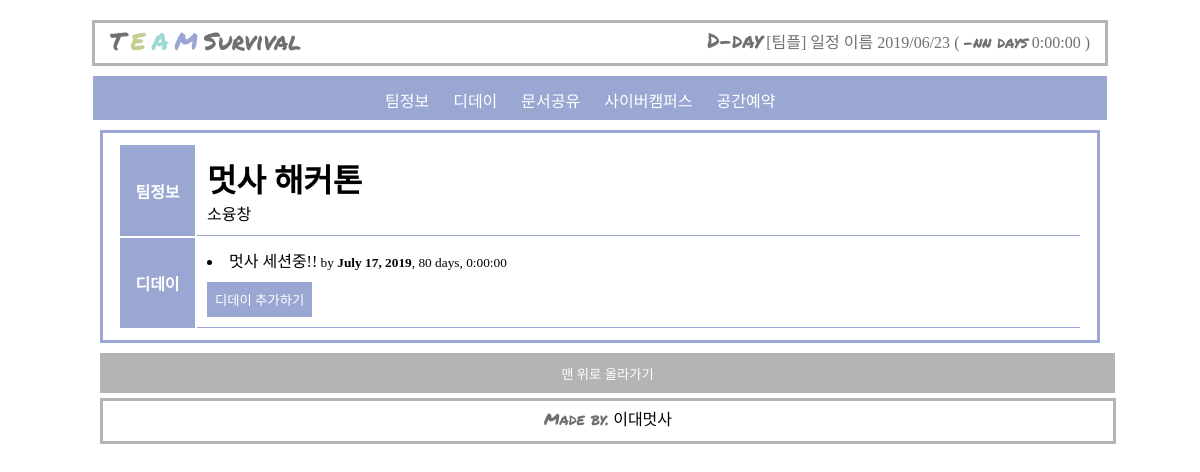
Page /team/4 on the committed database.
### blog/models.py (models this page shows, shortened)
class Team(models.Model):
    user = models.ForeignKey(Myuser, related_name='my_user', on_delete=models.CASCADE, default=1)
    t_name = models.CharField(max_length=100, default='')
    t_class = models.CharField(max_length=100)

class Dday(models.Model):
    team = models.ForeignKey(Team, related_name='my_team', on_delete=models.CASCADE)
    title = models.CharField(max_length=10)
    date = models.DateField()
    def delta(self):
        delta=datetime.now().date()- self.date
        return delta

### blog/views.py (the view)
# urls.py: path('team/<int:team_id>', blog.views.team, name="team"),
def team(request, team_id):
    team_detail = get_object_or_404(Team, pk= team_id)
    return render(request, 'team.html', {'team': team_detail})

### blog/templates/team.html (shortened to what this page needs)
{% extends 'nav.html'%}
{% load staticfiles %}
{% block contents %}
<div class="team_nav">
    <ul>
      <a href="#팀정보"><li>팀정보</li></a>
      <a href="#디데이"><li>디데이</li></a>
      <a href="http://docs.google.com"><li>문서공유</li></a>
      <a href="http://cyber.ewha.ac.kr" ><li>사이버캠퍼스</li></a>
      <a href="http://eureka.ewha.ac.kr/eureka/my/main.do?LANG_CD=KO"><li>공간예약</li></a>
    </ul>
  </div>
<div class="container">
  <table class="team_table">
    <tr>
      <th id="팀정보">팀정보</th>
      <td>
        <h1>{{ team.t_name }}</h1>
        <p>{{ team.t_class }}</p>
      </td>
    </tr>
    <tr>
      <th id="디데이">디데이</th>
      <td>
        {% for dday in team.my_team.all %}
              <div class="d_day">
              <li>
                  {{ dday.title }}<small> by <strong>   {{ dday.date }}</strong>,  {{ dday.delta }}</small>
              </li>
              </div>
              {% empty %}
                <p>아직 디데이가 없습니다.</p>
              {% endfor %}
        <a href="{% url 'dday_new' team.pk %}"><button type="button" value="디데이" class="add_day">디데이 추가하기</button></a>
      </td>
    </tr>
  </table>
</div>
{% endblock %}

### teamproject/templates/nav.html (style rules this page uses)
* { margin:0;padding:0; font-family:"Noto Sans KR"; }

### blog/templates/team.html (style rules this page uses)
.team_nav { background-color:#9AA7D2; width:1000px; margin:auto; padding:7px; }
.team_nav ul { height:30px; width:450px; margin:auto; }
.team_nav li { display:inline-block; padding:5px 10px; color: white; text-decoration:none; }
.team_table { border:#9AA7D2 solid 3px; width: 1000px; margin:10px auto; padding: 10px 15px; }
.team_table th { background-color:#9AA7D2; width:75px; color:white; padding:10px 0px; }
.team_table td { padding:10px; border-bottom: #9AA7D2 1px solid; }
.add_day { color:white; border:#9AA7D2 solid 3px; background-color: #9AA7D2; padding: 5px; margin-top:10px; }

### rows in the picture
Team: t_name "멋사 해커톤", t_class "소융창"
Dday: title "멋사 세션중!!", date "July 17, 2019", delta "80 days, 0:00:00"
